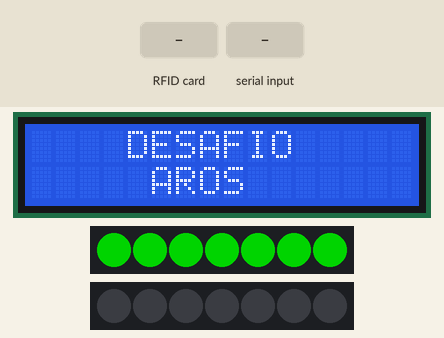
A sketch run on a simulated ESP32. On the bench: 16×2 character LCD, 2 × 7 RGB LEDs in strip order, left to right. The inputs (shaded band) are chosen by the test bench. Dim RGB values are drawn brighter than linear; what the sketch prints to the serial monitor is not drawn.

Above: at 1.4 s.
1.5 s: RFID card 92 57 1F 37 held to the reader
At 2.0 s:
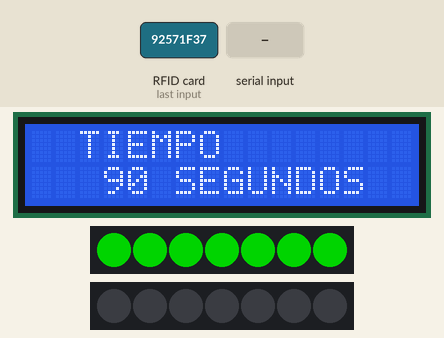
At 2.9 s:
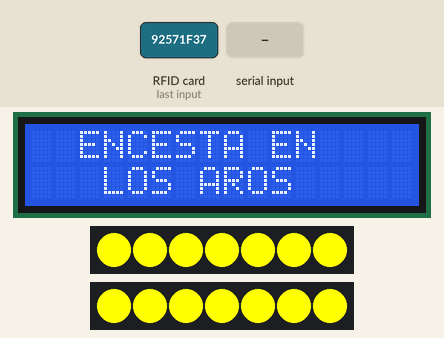
3.6 s: "90,45\n" received over Serial
6.1 s: "1,90,45\n" received over Serial
Timing chart, 0 to 9.1 s (numbered marks = the images above; inputs shaded):
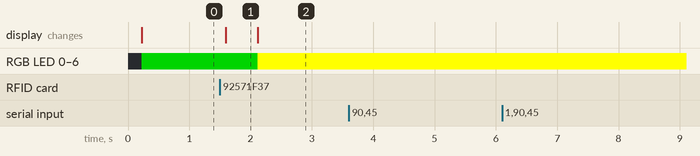

The sketch:

Totem_Aros_22_04_2024.ino
```cpp
//WIFI
#include <WiFi.h>
#include <WiFiClient.h>
#include <HTTPClient.h>

//JUEGO RAMPA 1
#define IDJUEGO 96

//RFID 522
#define DEBUG
#include <SPI.h>
#include <MFRC522.h>
const byte ssPin = 13;
const byte resetPin = 5;
const String correctIDs[] = {"92571f37"};//Aca va el id de la tarjeta
MFRC522 mfrc522;
String currentID;

//16x02
#include <Wire.h>
#include <LiquidCrystal_I2C.h>
LiquidCrystal_I2C lcd(0x27, 16, 2); // set the LCD address to 0x27 for a 16 chars and 2 line display

//FastLed
#include <FastLED.h>
#define NUM_LEDS 7
#define DATA_PIN 12
CRGB leds[NUM_LEDS];

#define ESP32

//#include <HX711_ADC.h>
#if defined(ESP8266)|| defined(ESP32) || defined(AVR)
#include <EEPROM.h>
#endif

//pins:
//const int HX711_dout = 25; //mcu > HX711 dout pin
//const int HX711_sck = 26; //mcu > HX711 sck pin

//HX711 constructor:
//HX711_ADC LoadCell(HX711_dout, HX711_sck);

//const int calVal_eepromAdress = 0;
//unsigned long t = 0;


//float potenciaMinima = 3;
//float potenciaMaxima = 20;

//float potenciaMedida = 0;
//float potenciaMedidaMax = 0;


//cuentas Millis
unsigned long tiempoDeInicio = 0;

unsigned long tiempoActual = 0;
unsigned long tiempoHcsr_B = 0;
const long tiempoMaxDeJuego = 15000;
long tiempoFinal = 0;


//logica loop
String jugadorN;


//bool flagMedidaOk = false;
//bool flagMidiendo = false;

//bool flagCurrentHcsr_A = false;
//bool flagCurrentHcsr_B = false;
//bool startGame = false;

//Manejo de wifi
String mainURL = "http://34.193.34.135/DesafioFutbol/DBHandler/GrabarHito.aspx?";
const char* ssid     = "Personal-WiFi-095-2.4Ghz";
const char* password = "ZXvN6hxVEk";

int state;

#define WAITING_TAG 0
#define START_GAME 1
#define GAME 2
#define END_GAME 3

void setup() {
  Serial.begin(115200);
  state = WAITING_TAG;


  /* //Conexion a red
    WiFi.mode(WIFI_STA);
    WiFi.begin(ssid, password);
    delay(250);
    while (WiFi.status() != WL_CONNECTED)
    {
     Serial.print(".");
     delay(100);
    }

    if (WiFi.status() == WL_CONNECTED)
    {
     Serial.println(".");
     Serial.println("CONECTADO");
    }
  */

  //RFID
  SPI.begin();
  mfrc522.PCD_Init(ssPin, resetPin);
  mfrc522.PCD_SetAntennaGain(MFRC522::PCD_RxGain::RxGain_max);
  delay(100);


  //1602 init
  lcd.init();
  lcd.backlight();
  lcd.setCursor(4, 0);
  lcd.print("DESAFIO");
  lcd.setCursor(5, 1);
  lcd.print("AROS");


  //FastLed
  FastLED.addLeds<NEOPIXEL, DATA_PIN>(leds, NUM_LEDS);  // GRB ordering is assumed
  leds[0] = CRGB::Green;
  leds[1] = CRGB::Green;
  leds[2] = CRGB::Green;
  leds[3] = CRGB::Green;
  leds[4] = CRGB::Green;
  leds[5] = CRGB::Green;
  leds[6] = CRGB::Green;
  leds[7] = CRGB::Green;
  FastLED.show();

  //LoadCell.begin();
  //LoadCell.setReverseOutput(); //uncomment to turn a negative output value to positive
  //float calibrationValue; // calibration value (see example file "Calibration.ino")
  //calibrationValue = 18432.0; // uncomment this if you want to set the calibration value in the sketch
  //#if defined(ESP8266)|| defined(ESP32)
  //EEPROM.begin(512); // uncomment this if you use ESP8266/ESP32 and want to fetch the calibration value from eeprom
  //#endif
  //EEPROM.get(calVal_eepromAdress, calibrationValue); // uncomment this if you want to fetch the calibration value from eeprom

  //unsigned long stabilizingtime = 2000; // preciscion right after power-up can be improved by adding a few seconds of stabilizing time
  //boolean _tare = true; //set this to false if you don't want tare to be performed in the next step
  //LoadCell.start(stabilizingtime, _tare);

  /*if (LoadCell.getTareTimeoutFlag()) {
    Serial.println("Timeout, check MCU>HX711 wiring and pin designations");
    while (1);
    }*/
  /*else {
    LoadCell.setCalFactor(calibrationValue); // set calibration value (float)
    Serial.println("Startup is complete");
    }*/

}

void loop() {
  //Serial.print("Load_cell output val: ");
  //Serial.println(potenciaMedida);

  switch (state) {
    case WAITING_TAG:
      if (changeRfid()) {
        lcd.clear();
        lcd.setCursor(2, 0);
        lcd.print("TIEMPO");
        lcd.setCursor(3, 1);
        lcd.print("90 SEGUNDOS");
        delay(500);
        lcd.clear();
        lcd.setCursor(2, 0);
        lcd.print("ENCESTA EN");
        lcd.setCursor(3, 1);
        lcd.print("LOS AROS");
        state = START_GAME;
        FastLED.addLeds<NEOPIXEL, DATA_PIN>(leds, NUM_LEDS);  // GRB ordering is assumed
        leds[0] = CRGB::Yellow;
        leds[1] = CRGB::Yellow;
        leds[2] = CRGB::Yellow;
        leds[3] = CRGB::Yellow;
        leds[4] = CRGB::Yellow;
        leds[5] = CRGB::Yellow;
        leds[6] = CRGB::Yellow;
        leds[7] = CRGB::Yellow;
        FastLED.show();
      }
      mfrc522.PICC_HaltA();
      mfrc522.PCD_StopCrypto1();
      delay(10);
      break;

    case START_GAME:
      Serial.println(-1);
      state = GAME;
      break;

    case GAME:
      if (Serial.available() > 0) {
        //char[] valor_leido=Serial.readString();
        String input = Serial.readString();
        Serial.println(input);
        if (input.toInt() == -2) {
          state = END_GAME;
        }
      }
      break;

    case END_GAME:
      if (Serial.available() > 0) {
        //char valor_leido=Serial.readString();
        //float tiempo= (float)Serial.readString();
        //sendingData(tiempo);
        //  Serial.println("enviando tiempo "+tiempo);

        state = WAITING_TAG;
        lcd.clear();
        lcd.setCursor(2, 0);
        lcd.print("FIN DEL JUEGO");
        lcd.setCursor(2, 1);
        lcd.print("Puntaje:  " + String(Serial.readString().toInt()));
        leds[0] = CRGB::Red;
        leds[1] = CRGB::Red;
        leds[2] = CRGB::Red;
        leds[3] = CRGB::Red;
        leds[4] = CRGB::Red;
        leds[5] = CRGB::Red;
        leds[6] = CRGB::Red;
        leds[7] = CRGB::Red;
        FastLED.show();
        delay(3000);
        lcd.clear();
        lcd.setCursor(4, 0);
        lcd.print("DESAFIO");
        lcd.setCursor(5, 1);
        lcd.print("AROS");

        FastLED.addLeds<NEOPIXEL, DATA_PIN>(leds, NUM_LEDS);  // GRB ordering is assumed
        leds[0] = CRGB::Green;
        leds[1] = CRGB::Green;
        leds[2] = CRGB::Green;
        leds[3] = CRGB::Green;
        leds[4] = CRGB::Green;
        leds[5] = CRGB::Green;
        leds[6] = CRGB::Green;
        leds[7] = CRGB::Green;
        FastLED.show();
      }
      break;
  }
}

boolean changeRfid() {
  boolean changedValue = false;

  mfrc522.PCD_Init();
  String readRFID = "";
  currentID = readRFID;
  delay(30);


  if (mfrc522.PICC_IsNewCardPresent() && mfrc522.PICC_ReadCardSerial()) {
    readRFID = dump_byte_array(mfrc522.uid.uidByte, mfrc522.uid.size);
    jugadorN = readRFID;
  }

  if (readRFID != currentID) {
    changedValue = true;
    currentID = readRFID;
    return true;
  }
  else {
    return false;
  }
}

void sendingData (int _valor) {
  //Serial.println("manda datos por wifi");
  //Serial.println(WiFi.status());

  //GRABO DATOS
  //Esperar conexion
  if ((WiFi.status() == WL_CONNECTED)) {
    //Serial.println("CONECTADO");
    WiFiClient client;
    HTTPClient http;
    http.setTimeout(5000);

    if (http.begin(client, mainURL + "cd_jugador=" + jugadorN + "&cd_juego=" + IDJUEGO + "&vl_resultado=" + _valor))
    {
      Serial.println("SENDING" + mainURL);
      delay(100);
      int httpCode = http.GET();

      if (httpCode > 0) {
        Serial.printf("[HTTP] GET... codigo: %d", httpCode);

        if (httpCode == HTTP_CODE_OK || httpCode == HTTP_CODE_MOVED_PERMANENTLY) {
          String payload = http.getString();
          Serial.println(payload);
        }
      } else {
        Serial.printf("[HTTP] GET... error: %s", http.errorToString(httpCode).c_str());
      }
      http.end();
    }
    else
    {
      Serial.printf("[HTTP} No se ha podido conectar");
    }
  }
  delay(1000);
}


void desafioFutbol () {
  lcd.clear();
  lcd.setCursor(4, 0);
  lcd.print("DESAFIO");
  lcd.setCursor(4, 1);
  lcd.print("AROS");
  /* leds[0] = CRGB::Blue;
    leds[1] = CRGB::Blue;
    leds[2] = CRGB::Blue;
    leds[3] = CRGB::Blue;
    leds[4] = CRGB::Blue;
    leds[5] = CRGB::Blue;
    leds[6] = CRGB::Blue;
    leds[7] = CRGB::Blue;
    FastLED.show();*/

  //  LoadCell.start(stabilizingtime, _tare);
  //  LoadCell.tareNoDelay();
  //potenciaMedida = 0;
  //potenciaMedidaMax = 0;

}
/*
  int MapeaDato(float _dato)
  {
  _dato = map(potenciaMedidaMax, 3, 25, 10, 99);
  if (_dato > 100) {
    _dato = 99;
  }

  //FALTA MAPEAR DATO
  return (int)_dato;
  }*/


String dump_byte_array(byte * buffer, byte bufferSize) {
  String read_rfid = "";

  for (byte i = 0; i < bufferSize; i++) {
    read_rfid = read_rfid + String(buffer[i], HEX);
  }

  return read_rfid;
}

/*
  void vuelveAIntentarlo() {
  /*leds[0] = CRGB::Red;
  leds[1] = CRGB::Red;
  leds[2] = CRGB::Red;
  leds[3] = CRGB::Red;
  leds[4] = CRGB::Red;
  leds[5] = CRGB::Red;
  leds[6] = CRGB::Red;
  leds[7] = CRGB::Red;
  lcd.clear();
  lcd.setCursor(0, 0);
  lcd.print("VUELVE A");
  lcd.setCursor(0, 1);
  lcd.print("INTENTARLO");
  delay(2000);
  /*FastLED.show();
  leds[0] = CRGB::Black;
  leds[1] = CRGB::Black;
  leds[2] = CRGB::Black;
  leds[3] = CRGB::Black;
  leds[4] = CRGB::Black;
  leds[5] = CRGB::Black;
  leds[6] = CRGB::Black;
  leds[7] = CRGB::Black;
  FastLED.show();

  startGame = false;
  lcd.clear();
  lcd.setCursor(4, 0);
  lcd.print("DESAFIO");
  lcd.setCursor(4, 1);
  lcd.print("POTENCIA!");
  /*leds[0] = CRGB::Blue;
  leds[1] = CRGB::Blue;
  leds[2] = CRGB::Blue;
  leds[3] = CRGB::Blue;
  leds[4] = CRGB::Blue;
  leds[5] = CRGB::Blue;
  leds[6] = CRGB::Blue;
  leds[7] = CRGB::Blue;
  FastLED.show();
  //  LoadCell.start(stabilizingtime, _tare);
  // LoadCell.tareNoDelay();
  potenciaMedida = 0;
  potenciaMedidaMax = 0;

  }*/
```

Measured:
- after the input at 1.5 s, RGB LED 0–6: RGB(0, 128, 0) → RGB(255, 255, 0) after 0.62 s; the display: changes after 0.10 s (image 1)
- after the input at 3.6 s, every drawn part: stays the same
- after the input at 6.1 s, every drawn part: stays the same
- what the display in image 1 shows lasts 0.5 s, from 1.6 s to 2.1 s
